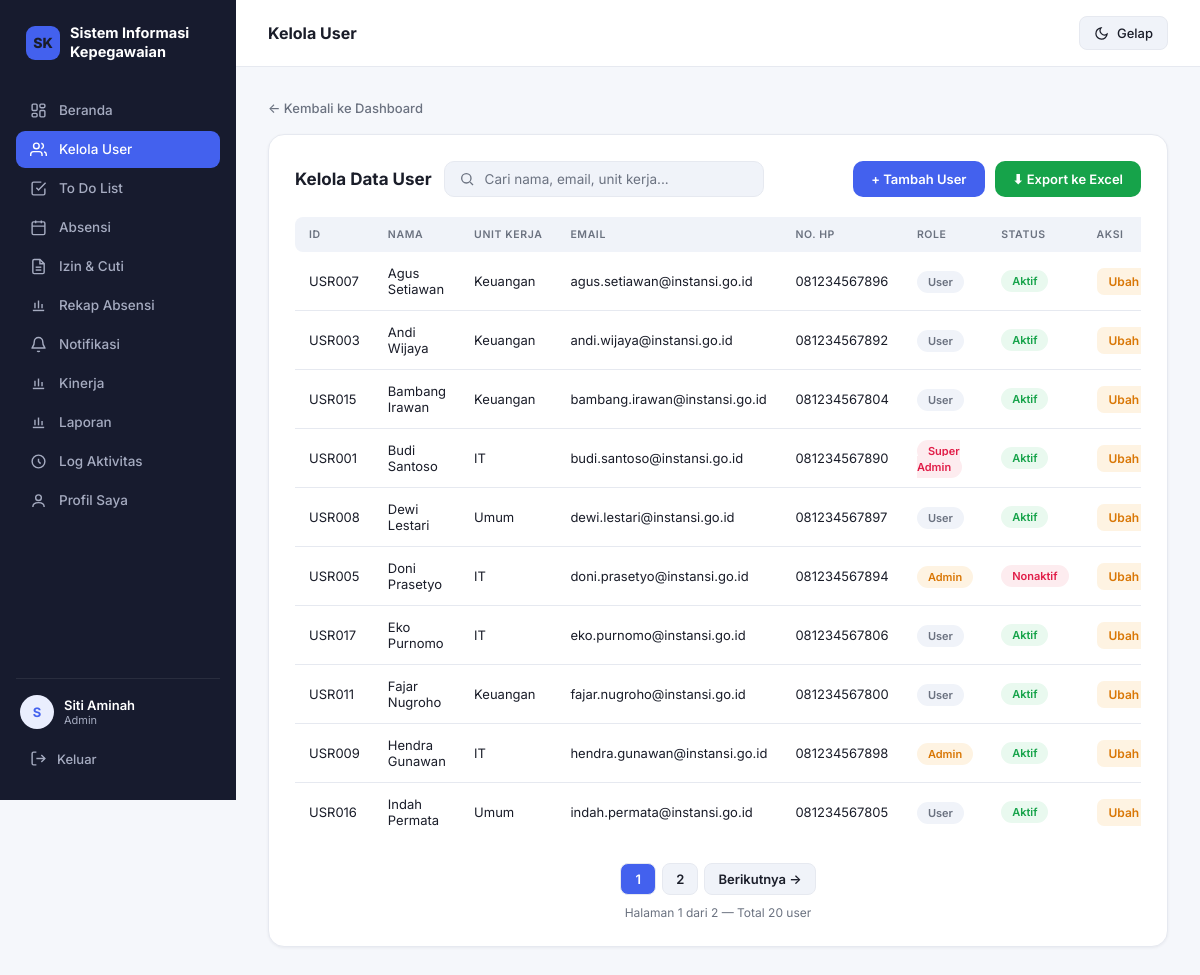
The app's page /kelola_user.php (signed in) with its own data.
### tables this page shows
CREATE TABLE `users` (
  `id` VARCHAR(50) NOT NULL,
  `nama` VARCHAR(100) NOT NULL,
  `unit_kerja` VARCHAR(100) NOT NULL,
  `email` VARCHAR(100) NOT NULL,
  `nomor_hp` VARCHAR(20) NOT NULL,
  `role` ENUM('super_admin','admin','user') NOT NULL DEFAULT 'user',
  `password` VARCHAR(255) NOT NULL,
  `aktif` TINYINT(1) NOT NULL DEFAULT 1,
  `email_terverifikasi` TINYINT(1) NOT NULL DEFAULT 0,
  `token_verifikasi` VARCHAR(64) DEFAULT NULL,
  `token_reset` VARCHAR(64) DEFAULT NULL,
  `token_reset_kadaluarsa` DATETIME DEFAULT NULL,
  `created_at` TIMESTAMP NOT NULL DEFAULT CURRENT_TIMESTAMP,
  `updated_at` TIMESTAMP NOT NULL DEFAULT CURRENT_TIMESTAMP ON UPDATE CURRENT_TIMESTAMP,
  PRIMARY KEY (`id`),
  UNIQUE KEY `uk_users_email` (`email`),
  KEY `idx_users_role` (`role`),
  KEY `idx_users_token_verifikasi` (`token_verifikasi`),
  KEY `idx_users_token_reset` (`token_reset`)
);

### db.php (called while the page is built, shortened)
<?php
function db_prepare(mysqli $koneksi, string $sql): mysqli_stmt
{
    $stmt = mysqli_prepare($koneksi, $sql);
    return $stmt;
}
function db_query(mysqli $koneksi, string $sql): mysqli_result
{
    $hasil = mysqli_query($koneksi, $sql);
    return $hasil;
}
function db_result(mysqli_stmt $stmt): mysqli_result
{
    $hasil = mysqli_stmt_get_result($stmt);
    return $hasil;
}
function db_fetch(mysqli_result $hasil): array
{
    $baris = mysqli_fetch_assoc($hasil);
    return is_array($baris) ? $baris : [];
}

### kelola_user.php (the view, shortened to what this page needs)
<?php
require_once "config/koneksi.php";
$keyword = trim($_GET['q'] ?? '');
$halaman = max(1, (int)($_GET['halaman'] ?? 1));
$perHalaman = 10;
$offset = ($halaman - 1) * $perHalaman;
if ($keyword !== '') {
    $like = "%{$keyword}%";
    $sqlCount = "SELECT COUNT(*) AS total FROM users WHERE nama LIKE ? OR email LIKE ? OR unit_kerja LIKE ? OR id LIKE ?";
    $stmtCount = db_prepare($koneksi, $sqlCount);
    mysqli_stmt_bind_param($stmtCount, "ssss", $like, $like, $like, $like);
    mysqli_stmt_execute($stmtCount);
    $totalData = db_fetch(db_result($stmtCount))['total'];
    $query = "SELECT id, nama, unit_kerja, email, nomor_hp, role, aktif FROM users
              WHERE nama LIKE ? OR email LIKE ? OR unit_kerja LIKE ? OR id LIKE ?
              ORDER BY nama ASC LIMIT ? OFFSET ?";
    $stmt = db_prepare($koneksi, $query);
    mysqli_stmt_bind_param($stmt, "ssssii", $like, $like, $like, $like, $perHalaman, $offset);
    mysqli_stmt_execute($stmt);
    $result = db_result($stmt);
} else {
    $totalData = db_fetch(db_query($koneksi, "SELECT COUNT(*) AS total FROM users"))['total'];
    $query = "SELECT id, nama, unit_kerja, email, nomor_hp, role, aktif FROM users ORDER BY nama ASC LIMIT ? OFFSET ?";
    $stmt = db_prepare($koneksi, $query);
    mysqli_stmt_bind_param($stmt, "ii", $perHalaman, $offset);
    mysqli_stmt_execute($stmt);
    $result = db_result($stmt);
}
$totalHalaman = max(1, ceil($totalData / $perHalaman));
?>
<!DOCTYPE html>
<html lang="id">
<head>
    <link rel="stylesheet" href="assets/css/style.css">
</head>
<body>
    <div class="app-shell">
    <?php include 'includes/sidebar.php'; ?>
    <div class="main-area">
        <div class="topbar">
            <div class="topbar-title">Kelola User</div>
            <div class="topbar-right">
                <button class="theme-toggle" onclick="toggleTheme()" type="button">
                    <span class="theme-toggle-icon"></span><span class="theme-toggle-label">Gelap</span>
                </button>
            </div>
        </div>
<div class="container">
        <a href="dashboard.php" class="back-link">&larr; Kembali ke Dashboard</a>
        <div class="card-box">
            <div class="card-header">
                <h2>Kelola Data User</h2>
                <form method="GET" action="kelola_user.php" class="search-form">
                    <div class="search-box">
                        <svg viewBox="0 0 24 24" fill="none" stroke="currentColor" stroke-width="2"><circle cx="11" cy="11" r="7"/><path d="M21 21l-4.3-4.3"/></svg>
                        <input type="text" name="q" placeholder="Cari nama, email, unit kerja..." value="<?= htmlspecialchars($keyword) ?>">
                    </div>
                </form>
                <div style="display:flex; gap:10px; flex-wrap:wrap;">
                    <a href="tambah_user.php" class="btn-primary">+ Tambah User</a>
                    <a href="export_users.php<?= $keyword !== '' ? '?q=' . urlencode($keyword) : '' ?>" class="btn-primary" style="background:var(--success);">⬇ Export ke Excel</a>
                </div>
            </div>
            <div class="table-responsive">
                <table>
                    <thead>
                        <tr>
                            <th>ID</th>
                            <th>Nama</th>
                            <th>Unit Kerja</th>
                            <th>Email</th>
                            <th>No. HP</th>
                            <th>Role</th>
                            <th>Status</th>
                            <th>Aksi</th>
                        </tr>
                    </thead>
                    <tbody>
                        <?php if (mysqli_num_rows($result) > 0): ?>
                            <?php while ($row = mysqli_fetch_assoc($result)): ?>
                                <tr>
                                    <td><?= htmlspecialchars($row['id']) ?></td>
                                    <td><?= htmlspecialchars($row['nama']) ?></td>
                                    <td><?= htmlspecialchars($row['unit_kerja']) ?></td>
                                    <td><?= htmlspecialchars($row['email']) ?></td>
                                    <td><?= htmlspecialchars($row['nomor_hp']) ?></td>
                                    <td><span class="role-badge role-<?= htmlspecialchars($row['role']) ?>"><?= htmlspecialchars(str_replace('_', ' ', $row['role'])) ?></span></td>
                                    <td>
                                        <?php if ($row['aktif']): ?>
                                            <span class="badge badge-aktif">Aktif</span>
                                        <?php else: ?>
                                            <span class="badge badge-nonaktif">Nonaktif</span>
                                        <?php endif; ?>
                                    </td>
                                    <td>
                                        <div class="action-btns">
                                            <a href="ubah_user.php?id=<?= urlencode($row['id']) ?>" class="btn-sm btn-edit">Ubah</a>
                                        </div>
                                    </td>
                                </tr>
                            <?php endwhile; ?>
                        <?php else: ?>
                            <tr><td colspan="8" style="text-align:center; padding:20px;"><?= $keyword !== '' ? 'Tidak ditemukan user yang cocok.' : 'Belum ada data user.' ?></td></tr>
                        <?php endif; ?>
                    </tbody>
                </table>
            </div>
            <?php if ($totalHalaman > 1): ?>
                <?php
                    require_once "includes/pagination.php";
                ?>
                <p style="text-align:center; font-size:12px; color:var(--text-muted); margin-top:10px;">
                    Halaman <?= $halaman ?> dari <?= $totalHalaman ?> — Total <?= $totalData ?> user
                </p>
            <?php endif; ?>
        </div>
    </div>
    </div>
</div>
</body>
</html>

### records on screen
users: id "USR007", nama "Agus Setiawan", unit_kerja "Keuangan", email "agus.setiawan@instansi.go.id", nomor_hp "081234567896", role "User", aktif "Aktif"
users: id "USR003", nama "Andi Wijaya", unit_kerja "Keuangan", email "andi.wijaya@instansi.go.id", nomor_hp "081234567892", role "User", aktif "Aktif"
users: id "USR015", nama "Bambang Irawan", unit_kerja "Keuangan", email "bambang.irawan@instansi.go.id", nomor_hp "081234567804", role "User", aktif "Aktif"
users: id "USR001", nama "Budi Santoso", unit_kerja "IT", email "budi.santoso@instansi.go.id", nomor_hp "081234567890", role "Super Admin", aktif "Aktif"
users: id "USR008", nama "Dewi Lestari", unit_kerja "Umum", email "dewi.lestari@instansi.go.id", nomor_hp "081234567897", role "User", aktif "Aktif"
users: id "USR005", nama "Doni Prasetyo", unit_kerja "IT", email "doni.prasetyo@instansi.go.id", nomor_hp "081234567894", role "Admin", aktif "Nonaktif"
users: id "USR017", nama "Eko Purnomo", unit_kerja "IT", email "eko.purnomo@instansi.go.id", nomor_hp "081234567806", role "User", aktif "Aktif"
users: id "USR011", nama "Fajar Nugroho", unit_kerja "Keuangan", email "fajar.nugroho@instansi.go.id", nomor_hp "081234567800", role "User", aktif "Aktif"
users: id "USR009", nama "Hendra Gunawan", unit_kerja "IT", email "hendra.gunawan@instansi.go.id", nomor_hp "081234567898", role "Admin", aktif "Aktif"
users: id "USR016", nama "Indah Permata", unit_kerja "Umum", email "indah.permata@instansi.go.id", nomor_hp "081234567805", role "User", aktif "Aktif"

### other values on screen
substr($_SESSION['nama'], 0, 1) "S"
$_SESSION['nama'] "Siti Aminah"
str_replace('_', ' ', $_SESSION['role']) "Admin"
$label "1"
$label "2"
$label "Berikutnya →"
$halaman "1"
$totalHalaman "2"
$totalData "20"
